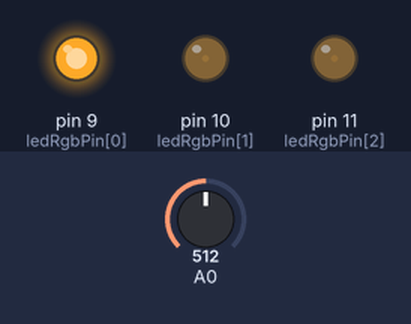
Recording of a sketch running on a simulated Arduino Uno, built with avr-gcc and run on an emulated ATmega328P. Shown: output pins drawn as LEDs (lit = HIGH). The inputs (shaded band) are chosen by the test bench; at power-on: A0 = 512.

Above: at 1.8 s.
1.9 s: A0 set to 306
At 3.2 s:
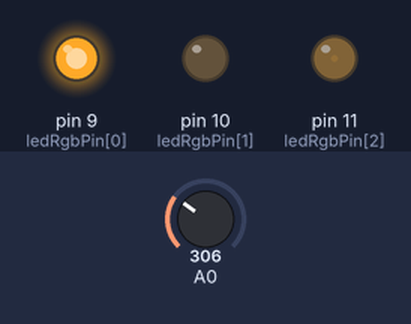
3.5 s: A0 set to 250
5.2 s: A0 set to 228
At 7.2 s:
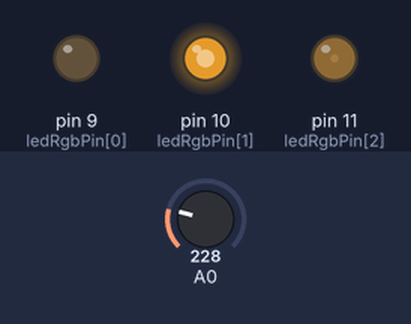
7.5 s: A0 set to 188
9.2 s: A0 set to 160
At 10.5 s:
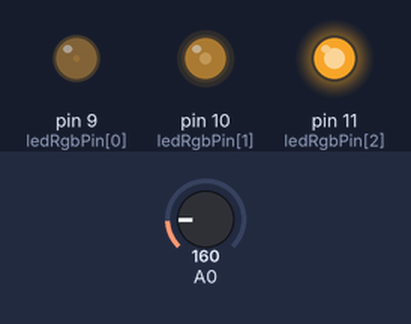
11.5 s: A0 set to 511
At 13.2 s:
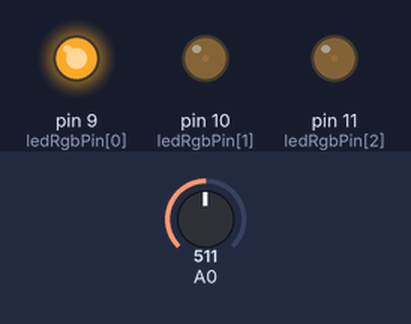
Timing chart, 0 to 14.5 s (numbered marks = the images above; inputs shaded):
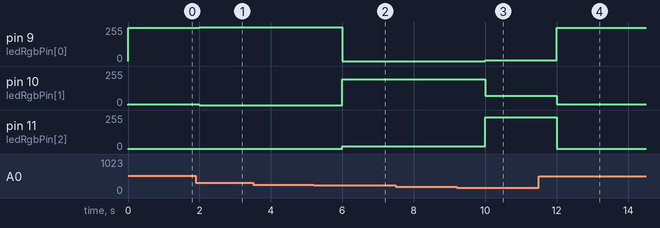

Measured:
- the behaviour switches between 236 and 235 on A0 (found by bisection; images 1 and 2)
- the behaviour switches between 175 and 174 on A0 (found by bisection; images 2 and 3)
- after the input at 1.9 s, pin 9 (ledRgbPin[0]): 251/255 → 253/255 after 0.10 s; pin 10 (ledRgbPin[1]): 6/255 → 0/255 after 0.10 s; pin 11 (ledRgbPin[2]): 3/255 → 2/255 after 0.10 s
- after the input at 3.5 s, every drawn part: stays the same
- after the input at 5.2 s, pin 9 (ledRgbPin[0]): 253/255 → 0/255 after 0.80 s; pin 10 (ledRgbPin[1]): 0/255 → 194/255 after 0.80 s; pin 11 (ledRgbPin[2]): 2/255 → 22/255 after 0.80 s
- after the input at 7.5 s, every drawn part: stays the same
- after the input at 9.2 s, pin 9 (ledRgbPin[0]): 0/255 → 4/255 after 0.80 s; pin 10 (ledRgbPin[1]): 194/255 → 71/255 after 0.80 s; pin 11 (ledRgbPin[2]): 22/255 → 238/255 after 0.80 s
- after the input at 11.5 s, pin 9 (ledRgbPin[0]): 4/255 → 251/255 after 0.50 s; pin 10 (ledRgbPin[1]): 71/255 → 6/255 after 0.50 s; pin 11 (ledRgbPin[2]): 238/255 → 3/255 after 0.50 s

The sketch:

led-lm35.ino
```cpp
int rgbLen = 3;
int ledRgbPin[] = {9, 10, 11};
int veryCold[] = {0x21, 0x56, 0xf0};
int cold[] = {0x04,0x47,0xee};
int fine[] = {0x00, 0xc2, 0x16};
int hot[] = {0xfd, 0x00, 0x02};
int veryHot[] = {0xfb, 0x06, 0x03};


void setup() {

    for (int i = 0; i < rgbLen; i++) {
        pinMode(ledRgbPin[i], OUTPUT);
    }

}


void loop() {
    int sensor = analogRead(0);
    int temp = sensor * 0.09765625;

    if (temp < -10) {
        printColor(veryCold);
    } else if ( temp < 17) {
        printColor(cold);
    } else if (temp < 23) {
        printColor(fine);
    } else if ( temp <40) {
        printColor(hot);
    } else {
        printColor(veryHot);
    }

    delay(1000);
}

void printColor(int rgb[]) {
    for (int i = 0; i < rgbLen; i++) {
        analogWrite(ledRgbPin[i], rgb[i]);
    }
}
```
